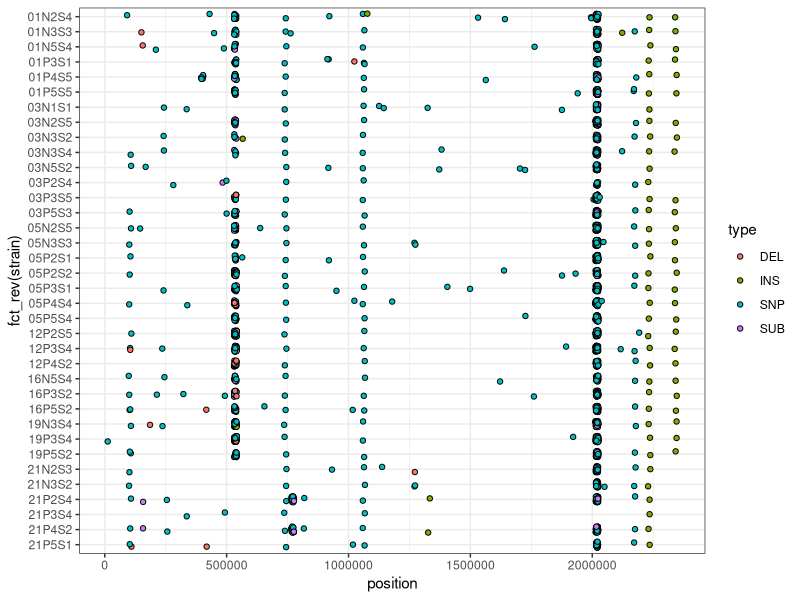
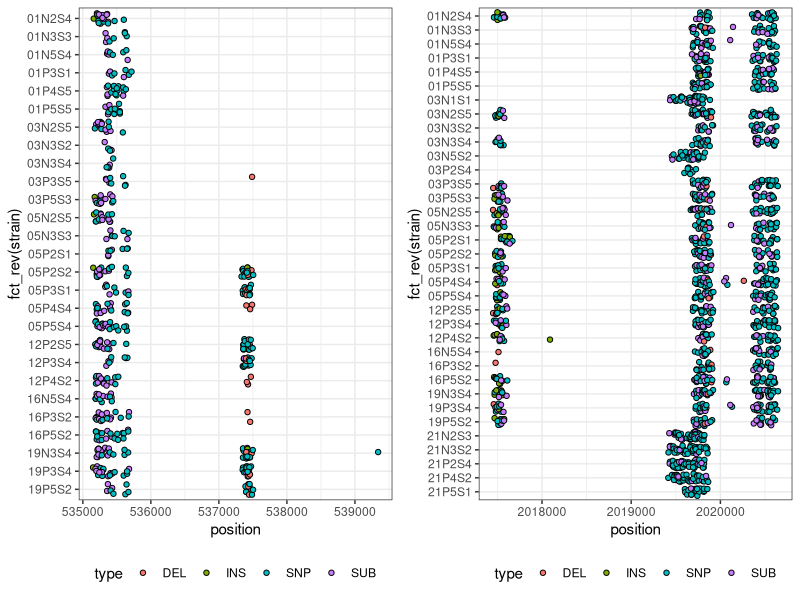
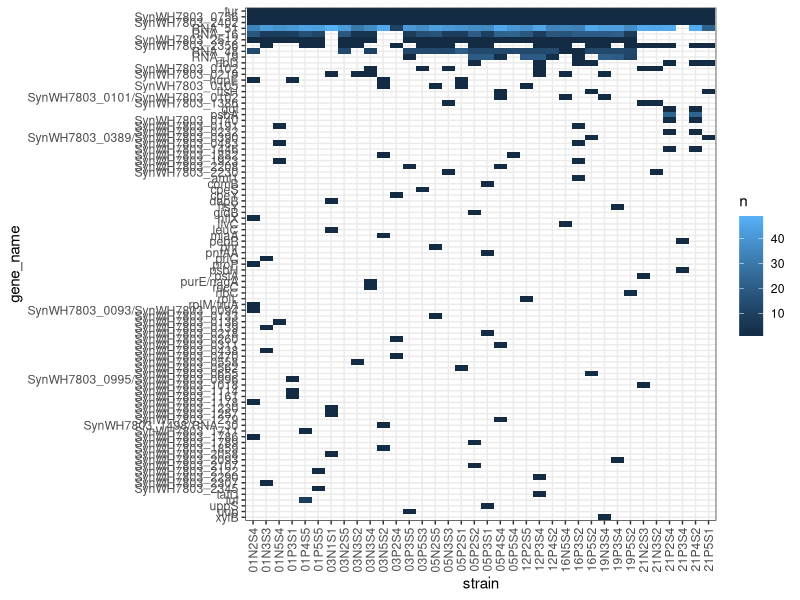
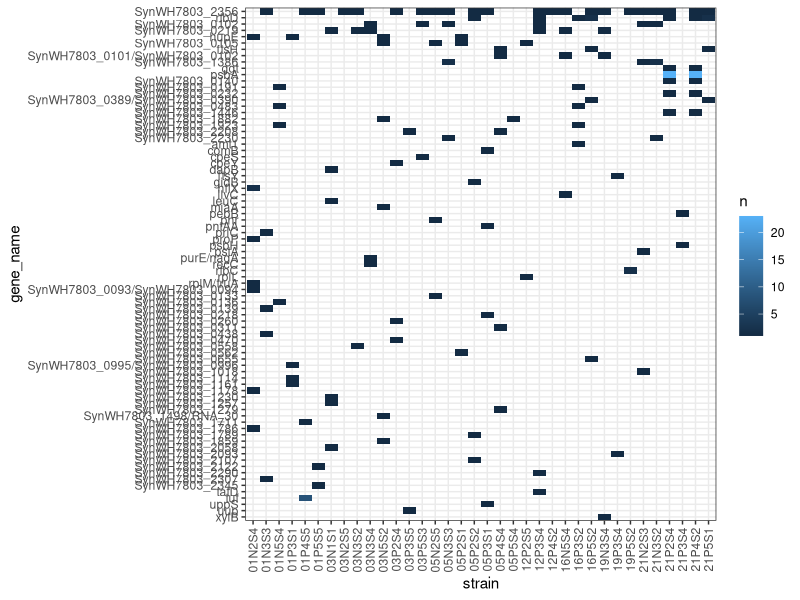
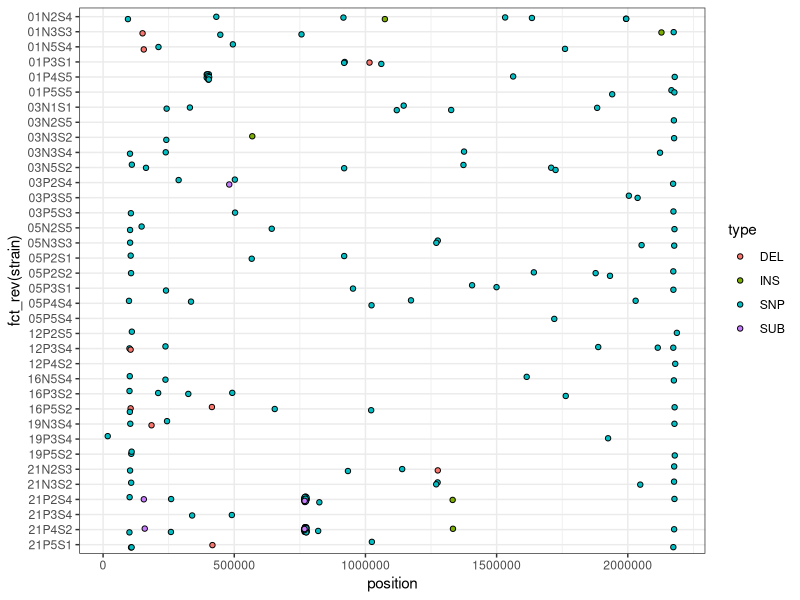

Reproduce these figures in R, in order.
## ---- chunk 1
# Clear and set working directory 
rm(list = ls())
library(tidyverse)
library(here)
library(cowplot)
setwd(here())
## ---- chunk 2
d.compare <- read_tsv(here("breseq/compare-all.tsv"))

# select important columns
d <- d.compare %>%
  select(position, type, mutation_category, strain=title)

# convert to wide firmat
d.wide <- d %>%
  #presence column
  mutate(presence=1)%>%
  pivot_wider(names_from = strain, values_from=presence, values_fill=0)
  
head(d.wide[,1:8])

## ---- chunk 3
#visualize
d %>%
  ggplot(aes(y=fct_rev(strain), x=position))+
    geom_jitter(aes(fill=type), shape=21, height = 0.2,width = 5000)+
  theme_bw()
## ---- chunk 4
#visualize 500k
p1 <- 
d %>%
  filter(position>5.3e5)%>%
  filter(position<5.4e5)%>%
  ggplot(aes(y=fct_rev(strain), x=position))+
    geom_jitter(aes(fill=type), shape=21, height = 0.3,width = 50)+
  theme_bw()+
  theme(legend.position = "bottom")

#visualize 2M
p2 <- 
d %>%
  filter(position>2.01e6)%>%
  filter(position<2.03e6)%>%
  ggplot(aes(y=fct_rev(strain), x=position))+
    geom_jitter(aes(fill=type), shape=21, height = 0.3,width = 50)+
  theme_bw()+
  theme(legend.position = "bottom")

plot_grid(p1,p2)
## ---- chunk 5
d.gene <- d.compare%>%
  select(gene_name, strain=title)%>%
  group_by(gene_name, strain)%>%
  summarise(n=n(), .groups="drop")%>%
  arrange(desc(n))

#visualize
d.gene %>%
  mutate(gene_name = str_trunc(gene_name,30)%>%fct_infreq()%>%fct_rev())%>%
  ggplot(aes(x=strain, y=gene_name))+
  geom_tile(aes(fill=n))+
  theme_bw()+
  theme(axis.text.x = element_text(angle=90, hjust=1, vjust = 0.5))

## ---- chunk 6

d.compare%>%
  select(gene_name, strain=title)%>%
    group_by(gene_name, strain)%>%
  summarise(n=n(), .groups="drop")%>%
    group_by(gene_name)%>%
   summarise(n=n(), .groups="drop")%>%
  arrange(desc(n))

d.compare%>%
  group_by(position)%>%
  summarise(n=n(),.groups="drop")%>%
  arrange(desc(n))%>%
  summarise(n=n())
          
d.compare%>%
  filter(gene_name != "fur")%>%
  filter(gene_name != "SynWH7803_0756")%>%
  filter(gene_name != "SynWH7803_2402")%>%
  filter(gene_name != "RNA_51")%>%
  filter(gene_name != "RNA_16")%>%
  filter(gene_name != "RNA_48")%>%
  filter(gene_name != "RNA_19")%>%
  filter(gene_name != "SynWH7803_2512")%>%
  filter(gene_name != "SynWH7803_2356")%>%
  filter(gene_name != "psbA")%>%
  group_by(position)%>%
  summarise(n=n(),.groups="drop")%>%
  arrange(desc(n))%>%
  summarise(n=n())
  
  d.filt <- 
    d.compare%>%
  filter(gene_name != "fur")%>%
  filter(gene_name != "SynWH7803_0756")%>%
  filter(gene_name != "SynWH7803_2402")%>%
  filter(gene_name != "RNA_51")%>%
  filter(gene_name != "RNA_16")%>%
  filter(gene_name != "RNA_48")%>%
  filter(gene_name != "RNA_19")%>%
  filter(gene_name != "SynWH7803_2512")
  # filter(gene_name != "SynWH7803_2356")
  # filter(gene_name != "psbA")
  
d.filt%>%
    select(gene_name, strain=title)%>%
  group_by(gene_name, strain)%>%
  summarise(n=n(), .groups="drop")%>%
  arrange(desc(n))%>%
  mutate(gene_name = str_trunc(gene_name,30)%>%fct_infreq()%>%fct_rev())%>%
  ggplot(aes(x=strain, y=gene_name))+
  geom_tile(aes(fill=n))+
  theme_bw()+
  theme(axis.text.x = element_text(angle=90, hjust=1, vjust = 0.5))
## ---- chunk 7
d.filt%>%
  select(position, type, mutation_category, strain=title)%>%
  ggplot(aes(y=fct_rev(strain), x=position))+
    geom_jitter(aes(fill=type), shape=21, height = 0.2,width = 5000)+
  theme_bw()

